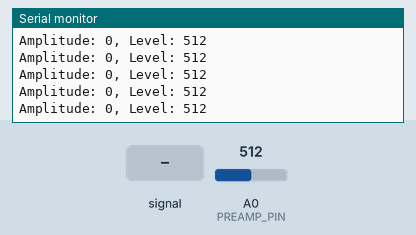
Simulated run of this sketch. Board: Arduino Uno, built with avr-gcc and run on an emulated ATmega328P. Parts: the last lines printed to the serial monitor. The inputs (shaded band) are chosen by the test bench; at power-on: A0 (PREAMP_PIN) = 512.

Above: at 1.2 s.
1.3 s: A0 (PREAMP_PIN) fed a 200 Hz sine of ±81 counts around its level
At 1.32 s:
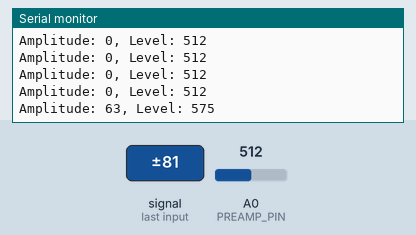
2.8 s: A0 (PREAMP_PIN) set to 716
At 2.82 s:
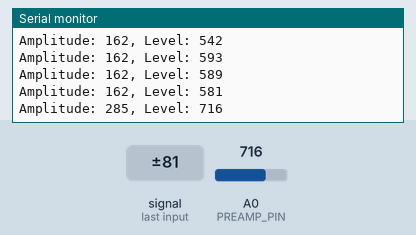
4.3 s: A0 (PREAMP_PIN) fed a 1000 Hz sine of ±255 counts around its level
At 4.32 s:
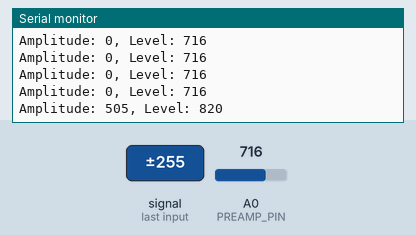
5.8 s: A0 (PREAMP_PIN) set to 900
At 5.82 s:
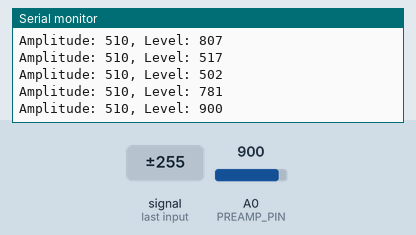
Timing chart, 0 to 8.3 s (numbered marks = the images above; inputs shaded):
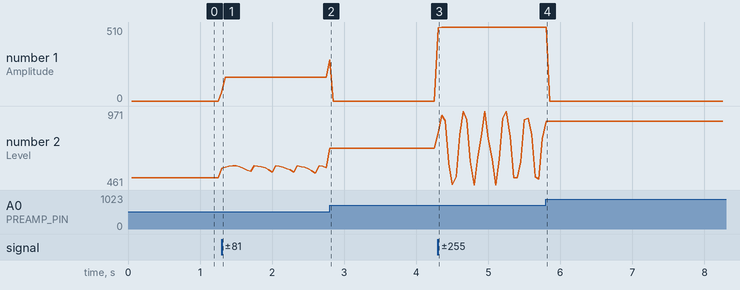

The sketch:

testmax.ino
```cpp
/*  MAX4466 Test Program
    Basic code to test the MAX4466 Microphone Preamplifier Module
    Connect to 3.3V, Gnd and Out goes to A0
    Connect 3.3V to AREF input to use 3.3V for ADC operation
    Open Serial Plotter window to observe the average audio amplitude.
*/
int const SAMPLE_WINDOW = 50; // Sample window width in mS (50 mS = 20Hz)
int const PREAMP_PIN = A0;      // Preamp output pin connected to A0
unsigned int sample;
//===============================================================================
//  Initialization
//===============================================================================
void setup()
{
//   analogReference(EXTERNAL); // Connect 3.3V to AREF to provide reference voltage
   Serial.begin(9600);
}
//===============================================================================
//  Main
//===============================================================================
void loop()
{
   unsigned long startMillis= millis();  // Start of sample window
   unsigned int amplitude = 0;   // peak-to-peak level

   unsigned int soundMax = 0;
   unsigned int soundMin = 1024;

   // collect data for 50 mS and then plot data
   while (millis() - startMillis < SAMPLE_WINDOW)
   {
      sample = analogRead(PREAMP_PIN);
         if (sample > soundMax)
         {
            soundMax = sample;  // save the maximum levels
         }
         else if (sample < soundMin)
         {
            soundMin = sample;  // save the minimum levels
         }
      }
   amplitude = soundMax - soundMin;  // max - min = peak-peak amplitude
   Serial.print("Amplitude: ");
   Serial.print(amplitude);
   Serial.print(", Level: ");
   Serial.println(sample);

   }
```

Measured:
- after the input at 1.3 s, the serial monitor: prints a new line at once (image 1)
- after the input at 2.8 s, the serial monitor: prints a new line at once (image 2)
- after the input at 4.3 s, the serial monitor: prints a new line at once (image 3)
- after the input at 5.8 s, the serial monitor: prints a new line at once (image 4)
- plotted number 1: 0 → 162 after the input at 1.3 s, 0 → 510 after the input at 4.3 s
- plotted number 2: 512 → 581 after the input at 1.3 s, 581 → 716 after the input at 2.8 s, 716 → 781 after the input at 4.3 s, 781 → 900 after the input at 5.8 s
